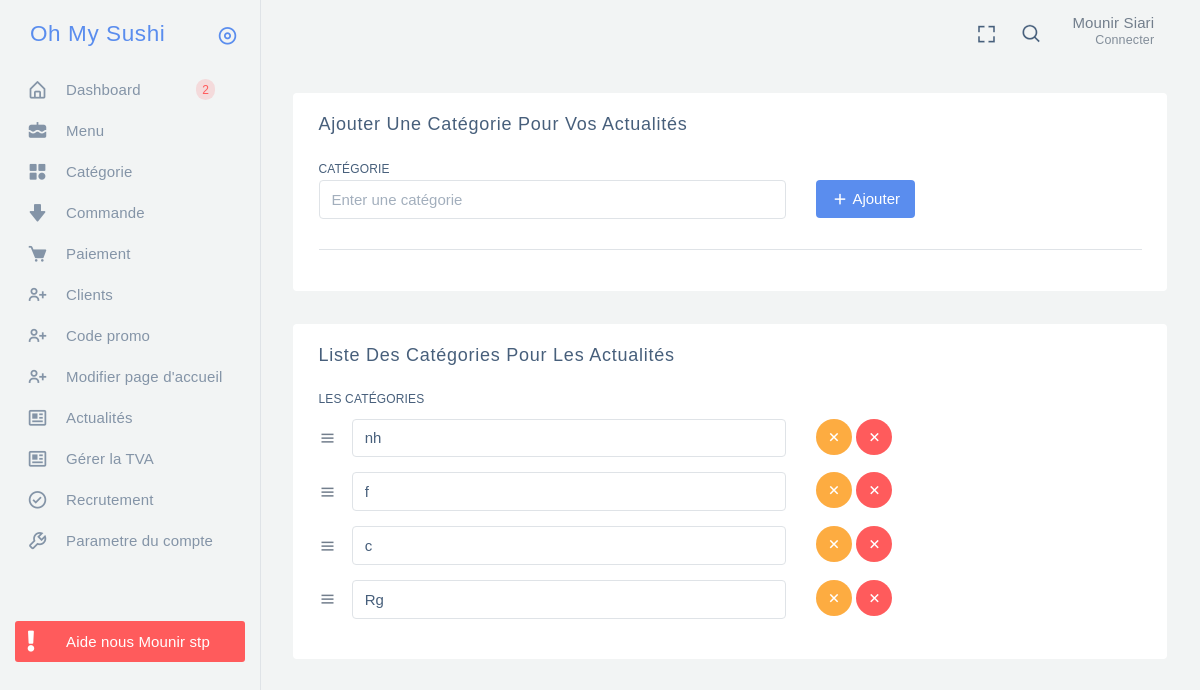
The page /sysadmin/html/categorieActu.php (signed in) on the database its author committed.
### tables this page shows
CREATE TABLE IF NOT EXISTS `actucategory` (
  `id` int(11) NOT NULL AUTO_INCREMENT,
  `label` varchar(250) NOT NULL,
  PRIMARY KEY (`id`)
);

### sysadmin/html/assets/function/function.php (called while the page is built, shortened)
<?php
function viewCategorieActualite()
{
    global $bdd;
    $req = $bdd->query("SELECT * FROM actucategory");
    $requete = $req->fetchAll();
    return $requete;
}

### sysadmin/html/categorieActu.php (the view, shortened to what this page needs)
<?php
if (!empty($_SESSION)) {
    require('./assets/componant/co_bdd.php');
    require('./assets/function/function.php');
    require('./assets/componant/header.php');
    var_dump($_GET);
?>
    <div class="app-content content">
        <div class="content-wrapper">
            <div class="content-body">
                <section id="form-repeater-wrapper">
                    <div class="row">
                        <div class="col-12">
                            <div class="card">
                                <div class="card-header">
                                    <h4 class="card-title">
                                        Ajouter une catégorie pour vos actualités
                                    </h4>
                                </div>
                                <div class="card-body">
                                    <form method="GET" action="../html/actualite/ajoutCategorieActu.php" class="form repeater-default">
                                        <div data-repeater-list="group-a">
                                            <div data-repeater-item>
                                                <div class="row justify-content-between">
                                                    <div class="col-md-7 col-sm-12 form-group">
                                                        <label for="categorie">Catégorie </label>
                                                        <input type="text" name="categorieDesActualie" class="form-control" id="categorie" placeholder="Enter une catégorie" minlength="1" required>
                                                    </div>
                                                    <div class="col-md-5 col-sm-12 form-group d-flex            align-items-center pt-2">
                                                        <button type="submit" class="btn btn-primary text-nowrap px-1" data-repeater-delete type="button"> <i class="bx bx-plus"></i>
                                                            Ajouter
                                                        </button>
                                                    </div>
                                                </div>
                                                <hr>
                                            </div>
                                        </div>
                                    </form>
                                </div>
                            </div>
                        </div>
                    </div>
                </section>
                <section id="form-control-repeater">
                    <div class="row">
                        <div class="col-xl-12 col-lg -12">
                            <div class="card">
                                <div class="card-header">
                                    <?php
                                    $actuCategorie = viewCategorieActualite();
                                    if (empty($actuCategorie)) {
                                    ?>
                                        <h3>Aucune catégorie, veuillez en ajouter</h3>
                                    <?php
                                    } else {
                                    ?>
                                        <h4 class="card-title">Liste des catégories pour les actualités</h4>
                                </div>
                                <div class="card-body">
                                    <form action="./actualite/modifCategorieActu.php" method="GET" >
                                        <div data-repeater-list="contact">
                                            <div class="row">
                                                <div class="col-md-12 col-12 mb-50">
                                                    <label class="text-nowrap">Les catégories</label>
                                                </div>
                                            </div>
                                            <?php
                                            foreach ($actuCategorie as $categoryActualite) {
                                            ?>
                                                <div class="row justify-content-between" data-repeater-item>
                                                    <div class="col-md-7 col-12 form-group d-flex align-items-center">
                                                        <i class="bx bx-menu mr-1"></i>
                                                        <input type="text" class="form-control" value="<?= $categoryActualite['label'] ?>" name="label" required minlength="1">
                                                    </div>
                                                    <div class="col-md-5 col-12 form-group">
                                                        <a href="./actualite/modifCategorieActu.php">
                                                            <button class="btn btn-icon btn-warning rounded-circle" type="submit" data-repeater-delete>
                                                                <i class="bx bx-x"></i>
                                                            </button>
                                                        </a>
                                                        <a href="./actualite/deleteCategorieActu.php?id=<?= $categoryActualite['id'] ?>">
                                                            <button class="btn btn-icon btn-danger rounded-circle" type="button" data-repeater-delete>
                                                                <i class="bx bx-x"></i>
                                                            </button>
                                                        </a>
                                                    </div>
                                                </div>
                                    </form>
                            <?php
                                            }
                                        }
                            ?>
                                </div>
                            </div>
                        </div>
                    </div>
            </div>
        </div>
    </div>
<?php
    require('./assets/componant/footer.php');
} else {
    header('location:auth-login.php');
}
?>

### rows shown on the page
actucategory: label "nh"
actucategory: label "f"
actucategory: label "c"
actucategory: label "Rg"
